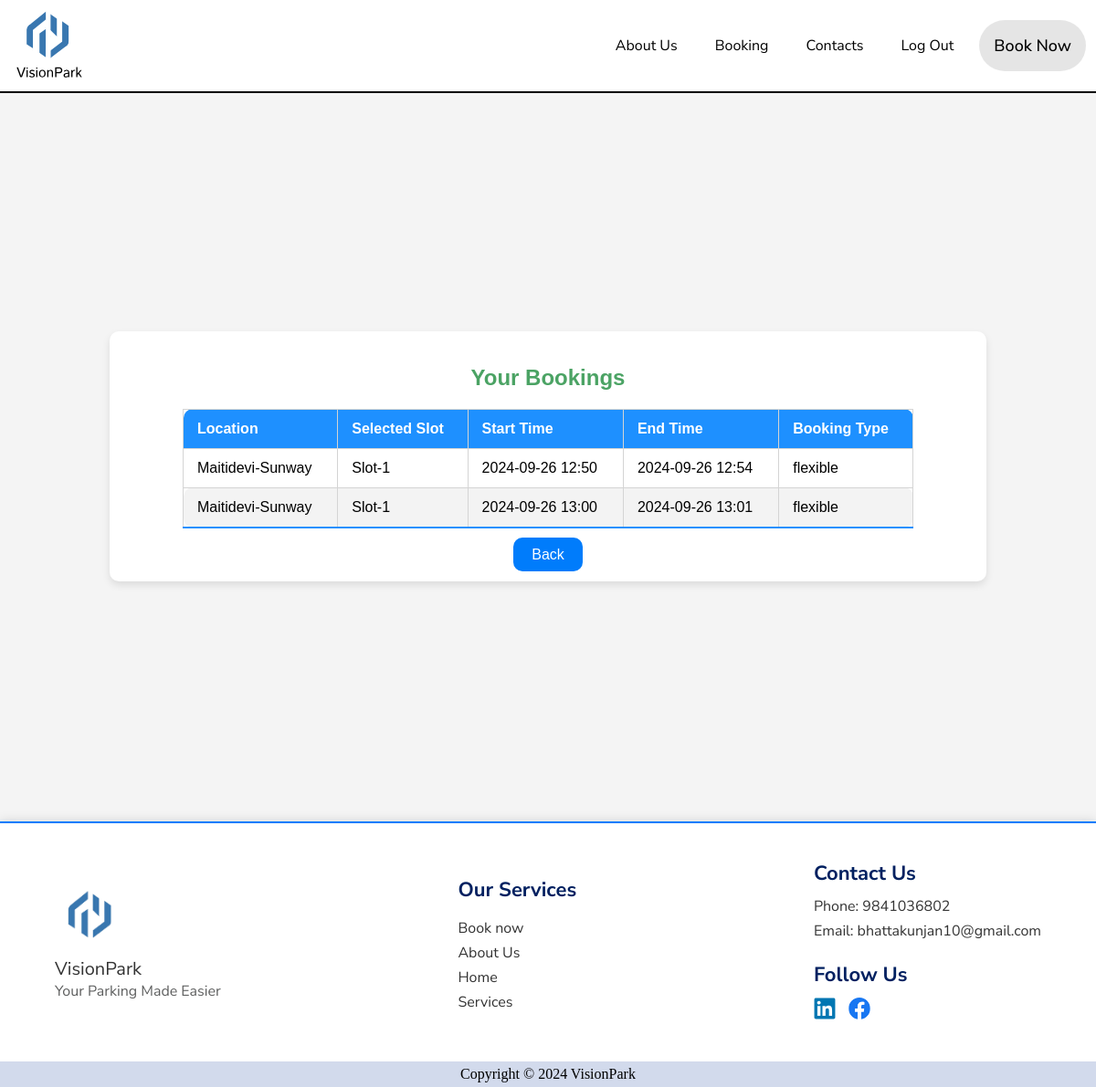
Page /book-extend/ (signed in) on the committed database.
### appl/models.py (models this page shows, shortened)
class Booking(models.Model):
    user = models.ForeignKey(User, on_delete=models.CASCADE)
    full_name = models.CharField(max_length=100)
    phone = models.CharField(max_length=15)
    license_plate = models.CharField(max_length=50,default= '')
    location = models.CharField(max_length=100)
    selected_slot = models.CharField(max_length=50)
    start_time = models.DateTimeField()
    end_time = models.DateTimeField() #shows midnight in administration
    booking_type = models.CharField(max_length=10)
    buffer_time = models.DurationField(default=timedelta(minutes=0))
    total_endtime = models.DateTimeField(default = datetime.combine(datetime.today(), time(0, 0, 0)))
    status = models.CharField(max_length=50, default = 'Pending..')
    payment = models.CharField(max_length=50, default = 'Pending..')

### appl/views.py (the view)
# urls.py: path('book-extend/', views.book_extend, name='bookextend'),
def book_extend(request):
    user = request.user
    bookings = Booking.objects.filter(user=user)
    return render(request, 'extend_file.html', {'bookings': bookings})

### templates/extend_file.html (shortened to what this page needs)
{% load static %}
<!DOCTYPE html>
<html lang="en">
<head>
	<link rel="stylesheet" href="https://cdnjs.cloudflare.com/ajax/libs/animate.css/4.1.1/animate.min.css">
	<link rel="stylesheet" href="{% static 'css/main.css' %}">
</head>
<body>
	<div id="wrapper">
		<header class="header-desk">
			<div class="container">
				<div class="logo">
					<a href='{% url "home" %}'><img src="{% static 'images/logo.svg' %}" alt="logo"></a>
				</div>
				<nav class="navigation">
					<ul>
						<li><a href='{% url "about" %}'>About Us</a></li>
						<li><a href='{% url "book" %}'>Booking</a></li>
						<li><a href='{% url "contact" %}'>Contacts</a></li>
						{% if user.is_authenticated %}
                            <li><a href='{% url "logout" %}'>Log Out</a></li>
                        {% endif %}
					</ul>
					<div class="book-btnn">
						<span class="book-btn-container">
							<a href='{% url "book" %}' class="book-button">
								<span class="btnInner">Book Now</span>
							</a>
						</span>
					</div>
				</nav>
			</div>
		</header>
		<main class="main-booking-history">
			<div class ="container-history">
                <div class="history-box">
					<h1>Your Bookings</h1>
					{% if bookings %}
						<table border="1" cellpadding="10">
							<thead>
								<tr>
									<th>Location</th>
									<th>Selected Slot</th>
									<th>Start Time</th>
									<th>End Time</th>
									<th>Booking Type</th>
								</tr>
							</thead>
							<tbody>
								{% for booking in bookings %}
									<tr>
										<td>{{ booking.location }}</td>
										<td>{{ booking.selected_slot }}</td>
										<td>{{ booking.start_time|date:"Y-m-d H:i" }}</td>
										<td>{{ booking.end_time|date:"Y-m-d H:i" }}</td>
										<td>{{ booking.booking_type}}</td>
									</tr>
								{% endfor %}
							</tbody>
						</table>
					{% else %}
						<p>You have no bookings yet.</p>
					{% endif %}
                    <a href='{% url "book" %}'>Back</a>
                </div>
            </div>
		</main>
		<footer>
			<div class="footer">
				<div class="footer-logo">
					<img src="{% static 'images/logo.png' %}" alt="VisionPark Logo">
					<p>VisionPark</p>
					<span>Your Parking Made Easier</span>
				</div>
				<div class="footer-services">
					<h3>Our Services</h3>
					<ul>
						<li>Book now</li>
						<li>About Us</li>
						<li>Home</li>
						<li>Services</li>
					</ul>
				</div>
				<div class="footer-contact">
					<h3>Contact Us</h3>
					<p>Phone: 9841036802</p>
					<p>Email: bhattakunjan10@gmail.com</p>
					<h3>Follow Us</h3>
					<div class="footer-social">
						<a href="#"><img src="{% static 'images/linked-in.svg' %}" alt="LinkedIn"></a>
                        <a href="#"><img src="{% static 'images/facebook.svg' %}" alt="Facebook"></a>
					</div>
				</div>
			</div>
			<div class="footer-sub">
				<span>Copyright © 2024 VisionPark</span>
			</div>
		</footer>
	</div>
</body>
</html>

### rows in the picture
Booking: location "Maitidevi-Sunway", selected_slot "Slot-1", start_time "2024-09-26 12:50", end_time "2024-09-26 12:54", booking_type "flexible"
Booking: location "Maitidevi-Sunway", selected_slot "Slot-1", start_time "2024-09-26 13:00", end_time "2024-09-26 13:01", booking_type "flexible"
